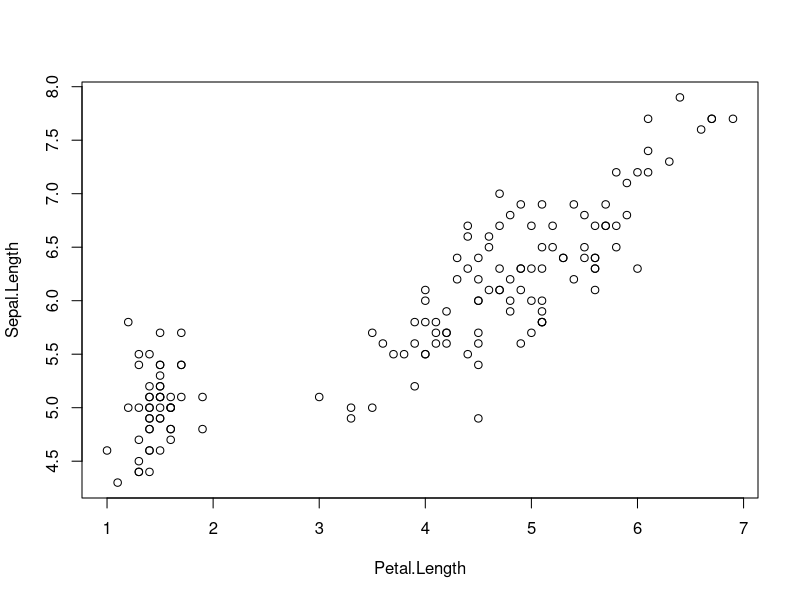

This figure's R source:
iris
attach(iris)
plot(Petal.Length,Sepal.Length)
recta <- lm(Sepal.Length~Petal.Length)
recta
0.4089*1.5+4.3066#Codigo para problema 2
